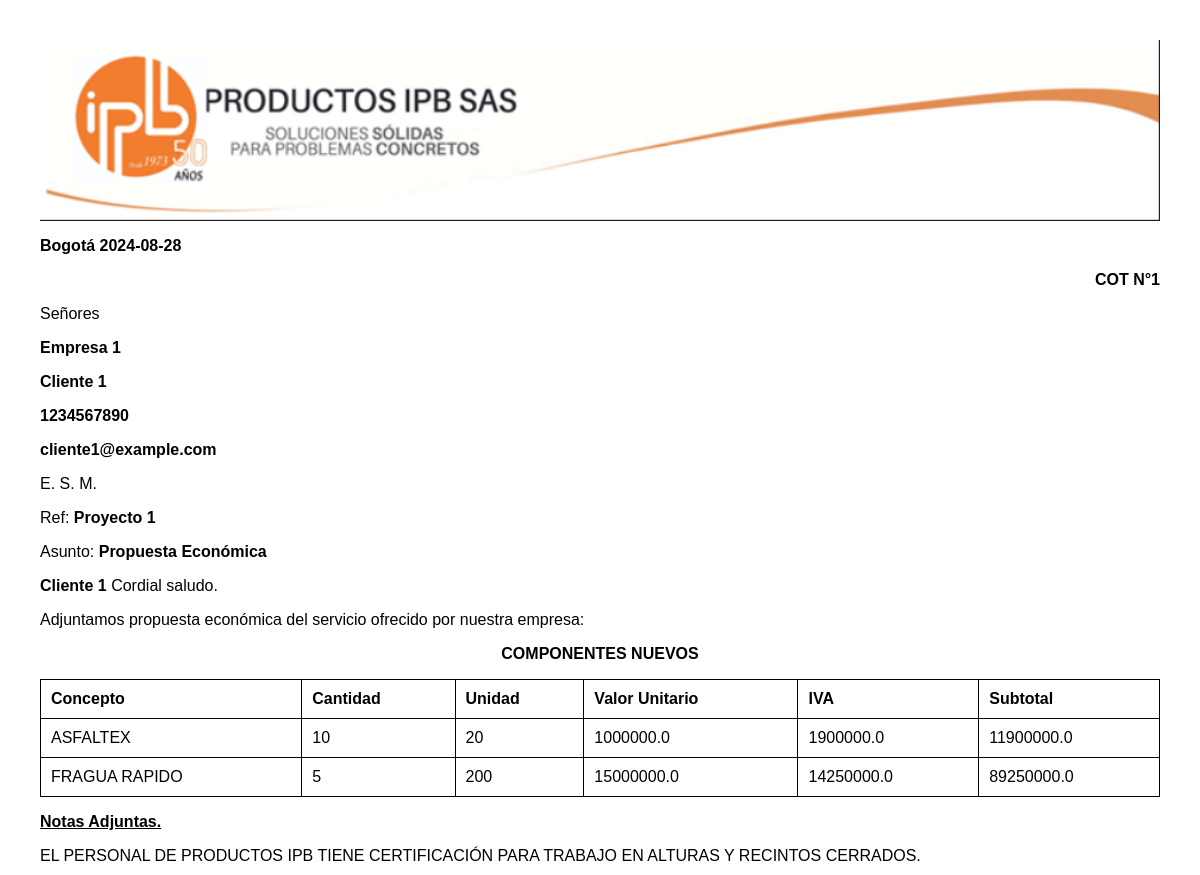
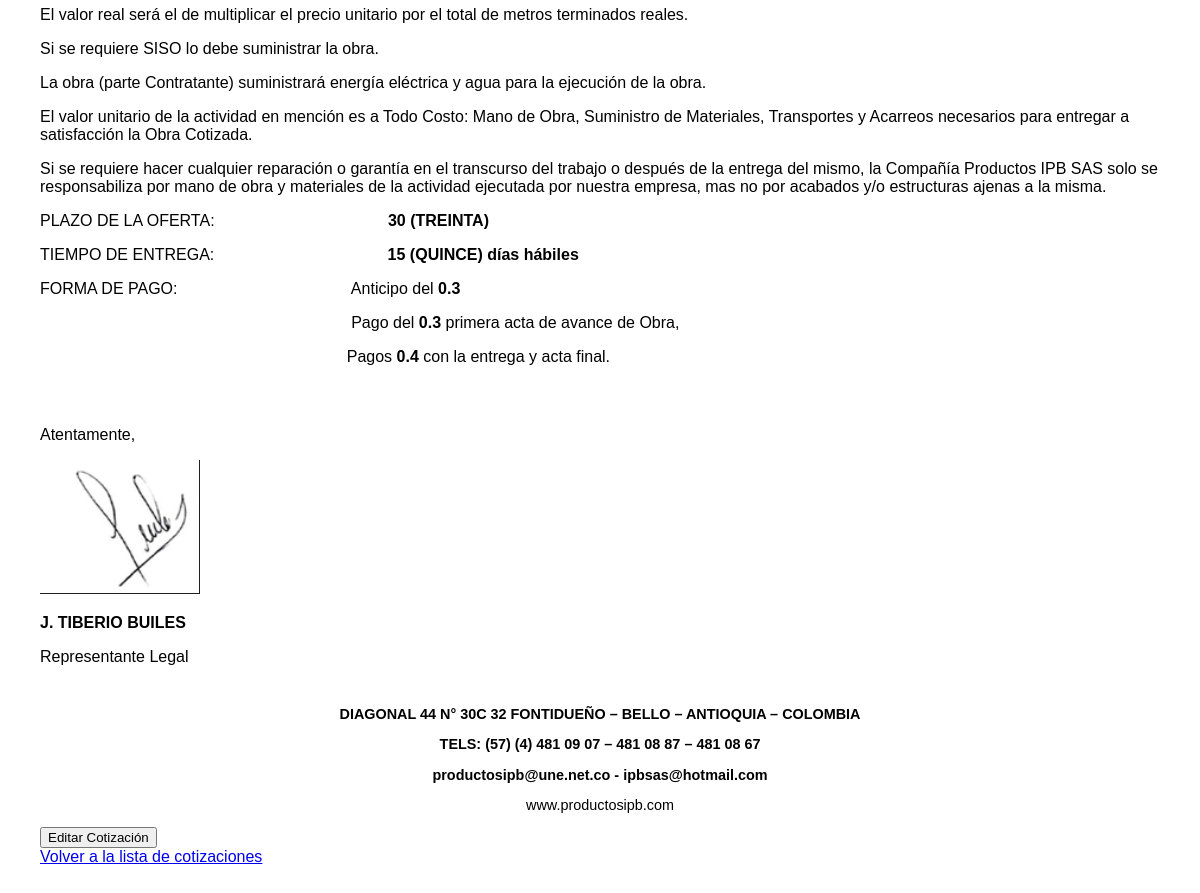
/cotizacion/1, run on the app's committed database (2 pictures, top to bottom).
### app.py (models this page shows, shortened)
class Cotizacion(db.Model):
    id = db.Column(db.Integer, primary_key=True)
    fecha = db.Column(db.Date, default=lambda: datetime.now(pytz.timezone('America/Bogota')).date())
    ciudad = db.Column(db.String(100), nullable=False)
    empresa = db.Column(db.String(100), nullable=False)
    proyecto = db.Column(db.String(100), nullable=False)
    plazo = db.Column(db.String(100), nullable=False)
    entrega = db.Column(db.String(100), nullable=False)
    anticipo = db.Column(db.Integer, nullable=False)
    p_acta = db.Column(db.Integer, nullable=False)
    f_acta = db.Column(db.Integer, nullable=False)
    consecutivo = db.Column(db.Integer, nullable=False)
    version_padre_id = db.Column(db.Integer, db.ForeignKey('cotizacion.id'), nullable=True)
    versiones = db.relationship('Cotizacion', backref=db.backref('version_padre', remote_side=[id]), lazy=True)
    productos_detalle = db.relationship('CotizacionProducto', backref='cotizacion', lazy=True)
    cliente_id = db.Column(db.Integer, db.ForeignKey('cliente.id'), nullable=False)
    cliente = db.relationship('Cliente', backref=db.backref('cotizaciones', lazy=True))
    servicio = db.Column(db.String(1000), nullable=False, default="v")

class Cliente(db.Model):
    id = db.Column(db.Integer, primary_key=True)
    nombre = db.Column(db.String(100), nullable=False)
    celular = db.Column(db.Integer, nullable=False)
    email = db.Column(db.String(100), nullable=False)
    """
    cotizacion_id = db.Column(db.Integer, db.ForeignKey('cotizacion.id'))
    cotizaciones = db.relationship('Cotizacion', back_populates='clienten', order_by='Cotizacion.id')
    """

class CotizacionProducto(db.Model):
    id = db.Column(db.Integer, primary_key=True)
    cotizacion_id = db.Column(db.Integer, db.ForeignKey('cotizacion.id'), nullable=False)
    producto_id = db.Column(db.Integer, db.ForeignKey('producto.id'), nullable=False)
    cantidad = db.Column(db.Integer, nullable=False)
    tamano = db.Column(db.Integer, nullable=False)
    producto = db.relationship('Producto', backref=db.backref('cotizacion_producto', lazy=True))

class Producto(db.Model):
    id = db.Column(db.Integer, primary_key=True)
    nombre = db.Column(db.String(100), nullable=False)
    precio = db.Column(db.Float, nullable=False)

### app.py (the view)
@app.route('/cotizacion/<int:id>')
def ver_cotizacion(id):
    cotizacion = Cotizacion.query.get_or_404(id)
    return render_template('ver_cotizacion.html', cotizacion=cotizacion)

### templates/ver_cotizacion.html (shortened to what this page needs)
<!DOCTYPE html>
<html lang="en">
<head>
</head>
<body>
<div class="header">
    <img src="static/encabezado.png" alt="Encabezado" />
</div>
<div class="content">
    <p><strong>{{ cotizacion.ciudad }} {{ cotizacion.fecha }}</strong></p>
    <p style="text-align: right;"><strong>COT N&deg;{{ cotizacion.consecutivo }}</strong></p>
    <p>Se&ntilde;ores</p>
    <p><strong>{{ cotizacion.empresa }}</strong></p>
    <p><strong>{{ cotizacion.cliente.nombre }}</strong></p>
    <p><strong>{{ cotizacion.cliente.celular }}</strong></p>
    <p><strong>{{ cotizacion.cliente.email }}</strong></p>
    <p>E. S. M.</p>
    <p>Ref: <strong>{{ cotizacion.proyecto }}</strong></p>
    <p>Asunto: <strong>Propuesta Econ&oacute;mica</strong></p>
    <p><strong>{{ cotizacion.cliente.nombre }}</strong> Cordial saludo.</p>
    <p>Adjuntamos propuesta econ&oacute;mica del servicio ofrecido por nuestra empresa:</p>
    <p style="text-align: center;"><strong>COMPONENTES NUEVOS</strong></p>
    <table>
        {% if cotizacion.servicio != "v" %}
            <tbody>
                <tr>
                    <td colspan="6">{{ cotizacion.servicio }}</td>
                </tr>
            </tbody>
        {% else %}
            <thead>
                <tr>
                    <th>Concepto</th>
                    <th>Cantidad</th>
                    <th>Unidad</th>
                    <th>Valor Unitario</th>
                    <th>IVA</th>
                    <th>Subtotal</th>
                </tr>
            </thead>
            <tbody>
                {% for detalle in cotizacion.productos_detalle %}
                    <tr>
                        <td>{{ detalle.producto.nombre }}</td>
                        <td>{{ detalle.cantidad }}</td>
                        <td>{{ detalle.tamano }}</td>
                        <td>{{ (detalle.producto.precio * detalle.tamano) | round(2) }}</td>
                        <td>{{ (detalle.producto.precio * detalle.cantidad * detalle.tamano * 0.19) | round(2) }}</td>
                        <td>{{ (detalle.producto.precio * detalle.cantidad * detalle.tamano * 1.19) | round(2) }}</td>
                    </tr>
                {% endfor %}
            </tbody>
        {% endif %}
    </table>
    <p style="text-align: left;"><span style="text-decoration: underline;"><strong>Notas Adjuntas.</strong></span></p>
    <p>EL PERSONAL DE PRODUCTOS IPB TIENE CERTIFICACI&Oacute;N PARA TRABAJO EN ALTURAS Y RECINTOS CERRADOS.</p>
    <p>El valor real ser&aacute; el de multiplicar el precio unitario por el total de metros terminados reales.</p>
    <p>Si se requiere SISO lo debe suministrar la obra.</p>
    <p>La obra (parte Contratante) suministrar&aacute; energ&iacute;a el&eacute;ctrica y agua para la ejecuci&oacute;n de la obra.</p>
    <p>El valor unitario de la actividad en menci&oacute;n es a Todo Costo: Mano de Obra, Suministro de Materiales, Transportes y Acarreos necesarios para entregar a satisfacci&oacute;n la Obra Cotizada.</p>
    <p>Si se requiere hacer cualquier reparaci&oacute;n o garant&iacute;a en el transcurso del trabajo o despu&eacute;s de la entrega del mismo, la Compa&ntilde;&iacute;a Productos IPB SAS solo se responsabiliza por mano de obra y materiales de la actividad ejecutada por nuestra empresa, mas no por acabados y/o estructuras ajenas a la misma.</p>
    <p>PLAZO DE LA OFERTA:&nbsp; &nbsp; &nbsp; &nbsp; &nbsp; &nbsp; &nbsp; &nbsp; &nbsp; &nbsp; &nbsp; &nbsp; &nbsp; &nbsp; &nbsp; &nbsp; &nbsp; &nbsp; &nbsp; &nbsp;<strong>{{ cotizacion.plazo }}</strong></p>
    <p>TIEMPO DE ENTREGA:&nbsp; &nbsp; &nbsp; &nbsp; &nbsp; &nbsp; &nbsp; &nbsp; &nbsp; &nbsp; &nbsp; &nbsp; &nbsp; &nbsp; &nbsp; &nbsp; &nbsp; &nbsp; &nbsp; &nbsp;<strong>{{ cotizacion.entrega }} días hábiles</strong></p>
    <p>FORMA DE PAGO:&nbsp; &nbsp; &nbsp; &nbsp; &nbsp; &nbsp; &nbsp; &nbsp; &nbsp; &nbsp; &nbsp; &nbsp; &nbsp; &nbsp; &nbsp; &nbsp; &nbsp; &nbsp; &nbsp; &nbsp;Anticipo del <strong>{{ cotizacion.anticipo }}</strong></p>
    <p>&nbsp; &nbsp; &nbsp; &nbsp; &nbsp; &nbsp; &nbsp;&nbsp; &nbsp; &nbsp; &nbsp; &nbsp; &nbsp; &nbsp;&nbsp; &nbsp; &nbsp; &nbsp; &nbsp; &nbsp; &nbsp;&nbsp; &nbsp; &nbsp;  &nbsp; &nbsp; &nbsp; &nbsp; &nbsp; &nbsp; &nbsp; &nbsp; &nbsp; &nbsp; &nbsp; &nbsp; &nbsp;Pago del <strong>{{ cotizacion.p_acta }}</strong> primera acta de avance de Obra,</p>
    <p>&nbsp; &nbsp; &nbsp; &nbsp; &nbsp; &nbsp; &nbsp;&nbsp; &nbsp; &nbsp; &nbsp; &nbsp; &nbsp; &nbsp;&nbsp; &nbsp; &nbsp; &nbsp; &nbsp; &nbsp; &nbsp; &nbsp; &nbsp;  &nbsp; &nbsp; &nbsp; &nbsp; &nbsp; &nbsp; &nbsp; &nbsp; &nbsp; &nbsp; &nbsp; &nbsp; &nbsp;Pagos <strong>{{ cotizacion.f_acta }}</strong> con la entrega y acta final.</p>
</div>
<div class="signature">
    <p>Atentamente,</p>
    <p><span style="text-decoration: underline;"><img src="static/firma.png" alt="Firma" /></span></p>
    <p><strong>J. TIBERIO BUILES</strong></p>
    <p>Representante Legal</p>
</div>
<div class="footer">
    <p><strong>DIAGONAL 44 N&deg; 30C 32 FONTIDUE&Ntilde;O &ndash; BELLO &ndash; ANTIOQUIA &ndash; COLOMBIA</strong></p>
    <p><strong>TELS: (57) (4) 481 09 07 &ndash; 481 08 87 &ndash; 481 08 67</strong></p>
    <p><strong>productosipb@une.net.co - ipbsas@hotmail.com</strong></p>
    <p>www.productosipb.com</p>
</div>
    <form action="{{ url_for('modificar_cotizacion', id=cotizacion.id) }}" method="post">
        <input type="submit" value="Editar Cotización">
    </form>
    <a href="/cotizaciones">Volver a la lista de cotizaciones</a>
</body>
</html>

### templates/ver_cotizacion.html (style rules this page uses)
body { font-family: Arial, sans-serif; margin: 40px; }
.header { width: 100%; margin: 0; padding: 0; }
.header img { width: 100%; height: auto; display: block; }
.content { margin-bottom: 40px; }
.signature { text-align: left; margin-top: 60px; }
.footer { text-align: center; margin-top: 40px; font-size: 0.9em; }
table { width: 100%; border-collapse: collapse; }
table, th, td { border: 1px solid black; }
th, td { padding: 10px; text-align: left; }

### data on the page
Cotizacion: ciudad "Bogotá", fecha "2024-08-28", consecutivo "1", empresa "Empresa 1", proyecto "Proyecto 1", plazo "30 (TREINTA)", entrega "15 (QUINCE)", anticipo "0.3", p_acta "0.3", f_acta "0.4"
Cliente: cliente.nombre "Cliente 1", cliente.celular "1234567890", cliente.email "cliente1@example.com"
CotizacionProducto: producto.nombre "ASFALTEX", cantidad "10", tamano "20"
Producto: (detalle.producto.precio*detalle.tamano)|round(2) "1000000.0", precio.tamano "1900000.0", precio.tamano "11900000.0"
CotizacionProducto: producto.nombre "FRAGUA RAPIDO", cantidad "5", tamano "200"
Producto: (detalle.producto.precio*detalle.tamano)|round(2) "15000000.0", precio.tamano "14250000.0", precio.tamano "89250000.0"
